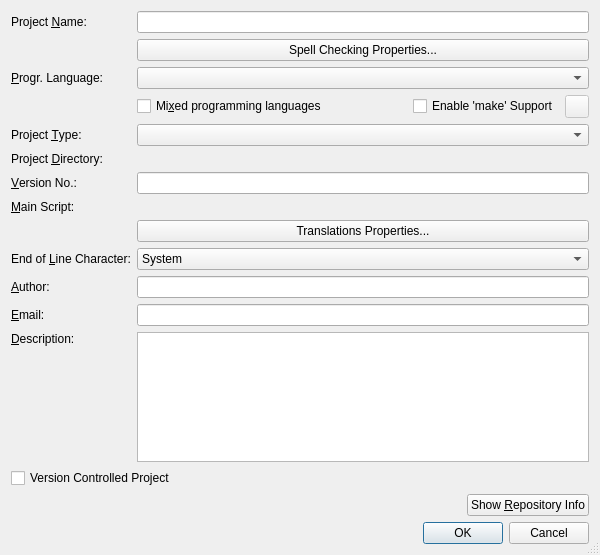
<?xml version="1.0" encoding="UTF-8"?>
<ui version="4.0">
 <class>PropertiesDialog</class>
 <widget class="QDialog" name="PropertiesDialog">
  <property name="geometry">
   <rect>
    <x>0</x>
    <y>0</y>
    <width>600</width>
    <height>555</height>
   </rect>
  </property>
  <property name="maximumSize">
   <size>
    <width>16777215</width>
    <height>16777215</height>
   </size>
  </property>
  <property name="windowTitle">
   <string>Project Properties</string>
  </property>
  <property name="whatsThis">
   <string>&lt;b&gt;Project Properties Dialog&lt;/b&gt;
&lt;p&gt;This dialog is used to show and edit the projects properties.&lt;/p&gt;
&lt;p&gt;If the project is controlled by a version control system, the &quot;Show Repository Info&quot; button displays information about the repository.&lt;/p&gt;</string>
  </property>
  <property name="sizeGripEnabled">
   <bool>true</bool>
  </property>
  <layout class="QVBoxLayout" name="verticalLayout">
   <item>
    <layout class="QGridLayout" name="gridLayout">
     <item row="0" column="0">
      <widget class="QLabel" name="nameLabel">
       <property name="text">
        <string>Project &amp;Name:</string>
       </property>
       <property name="buddy">
        <cstring>nameEdit</cstring>
       </property>
      </widget>
     </item>
     <item row="0" column="1">
      <widget class="QLineEdit" name="nameEdit">
       <property name="toolTip">
        <string>Enter the project name</string>
       </property>
       <property name="whatsThis">
        <string>&lt;b&gt;Project Name&lt;/b&gt;
&lt;p&gt;Enter the project name&lt;/p&gt;</string>
       </property>
      </widget>
     </item>
     <item row="1" column="1">
      <widget class="QPushButton" name="spellPropertiesButton">
       <property name="toolTip">
        <string>Press to edit the spell checking properties</string>
       </property>
       <property name="text">
        <string>Spell Checking Properties...</string>
       </property>
      </widget>
     </item>
     <item row="2" column="0">
      <widget class="QLabel" name="textLabel1">
       <property name="text">
        <string>&amp;Progr. Language:</string>
       </property>
       <property name="buddy">
        <cstring>languageComboBox</cstring>
       </property>
      </widget>
     </item>
     <item row="2" column="1">
      <widget class="QComboBox" name="languageComboBox">
       <property name="toolTip">
        <string>Select the project's programming language</string>
       </property>
      </widget>
     </item>
     <item row="3" column="1">
      <layout class="QHBoxLayout" name="horizontalLayout">
       <item>
        <widget class="QCheckBox" name="mixedLanguageCheckBox">
         <property name="toolTip">
          <string>Select, if the project uses other programming languages as well</string>
         </property>
         <property name="text">
          <string>Mi&amp;xed programming languages</string>
         </property>
         <property name="shortcut">
          <string>Alt+X</string>
         </property>
        </widget>
       </item>
       <item>
        <spacer name="horizontalSpacer">
         <property name="orientation">
          <enum>Qt::Horizontal</enum>
         </property>
         <property name="sizeHint" stdset="0">
          <size>
           <width>40</width>
           <height>20</height>
          </size>
         </property>
        </spacer>
       </item>
       <item>
        <widget class="QCheckBox" name="makeCheckBox">
         <property name="toolTip">
          <string>Select to activate the 'make' support</string>
         </property>
         <property name="text">
          <string>Enable 'make' Support</string>
         </property>
        </widget>
       </item>
       <item>
        <widget class="QToolButton" name="makeButton">
         <property name="enabled">
          <bool>false</bool>
         </property>
         <property name="toolTip">
          <string>Press to open a dialog to enter the 'make' parameters</string>
         </property>
         <property name="text">
          <string/>
         </property>
        </widget>
       </item>
      </layout>
     </item>
     <item row="4" column="0">
      <widget class="QLabel" name="textLabel1_2">
       <property name="text">
        <string>Project &amp;Type:</string>
       </property>
       <property name="buddy">
        <cstring>projectTypeComboBox</cstring>
       </property>
      </widget>
     </item>
     <item row="4" column="1">
      <widget class="QComboBox" name="projectTypeComboBox">
       <property name="toolTip">
        <string>Select the type of the project</string>
       </property>
      </widget>
     </item>
     <item row="5" column="0">
      <widget class="QLabel" name="dirLabel">
       <property name="text">
        <string>Project &amp;Directory:</string>
       </property>
       <property name="buddy">
        <cstring>dirPicker</cstring>
       </property>
      </widget>
     </item>
     <item row="5" column="1">
      <widget class="E5PathPicker" name="dirPicker" native="true">
       <property name="sizePolicy">
        <sizepolicy hsizetype="Expanding" vsizetype="Preferred">
         <horstretch>0</horstretch>
         <verstretch>0</verstretch>
        </sizepolicy>
       </property>
       <property name="focusPolicy">
        <enum>Qt::StrongFocus</enum>
       </property>
       <property name="toolTip">
        <string>Enter the project directory</string>
       </property>
       <property name="whatsThis">
        <string>&lt;b&gt;Project Directory&lt;/b&gt;
&lt;p&gt;Enter the project directory. You may select it
 with a dialog by pressing the button to the right.&lt;/p&gt;</string>
       </property>
      </widget>
     </item>
     <item row="6" column="0">
      <widget class="QLabel" name="versionLabel">
       <property name="text">
        <string>&amp;Version No.:</string>
       </property>
       <property name="buddy">
        <cstring>versionEdit</cstring>
       </property>
      </widget>
     </item>
     <item row="6" column="1">
      <widget class="QLineEdit" name="versionEdit">
       <property name="toolTip">
        <string>Enter the version number</string>
       </property>
       <property name="whatsThis">
        <string>&lt;b&gt;Version No.&lt;/b&gt;
&lt;p&gt;Enter the version no.&lt;/p&gt;</string>
       </property>
      </widget>
     </item>
     <item row="7" column="0">
      <widget class="QLabel" name="mainscriptLabel">
       <property name="text">
        <string>&amp;Main Script:</string>
       </property>
       <property name="buddy">
        <cstring>mainscriptPicker</cstring>
       </property>
      </widget>
     </item>
     <item row="7" column="1">
      <widget class="E5PathPicker" name="mainscriptPicker" native="true">
       <property name="sizePolicy">
        <sizepolicy hsizetype="Expanding" vsizetype="Preferred">
         <horstretch>0</horstretch>
         <verstretch>0</verstretch>
        </sizepolicy>
       </property>
       <property name="focusPolicy">
        <enum>Qt::StrongFocus</enum>
       </property>
       <property name="toolTip">
        <string>Enter the main script</string>
       </property>
       <property name="whatsThis">
        <string>&lt;b&gt;Main Script&lt;/b&gt;
&lt;p&gt;Enter the main script of the project. You may select it
 with a dialog by pressing the button to the right.&lt;/p&gt;</string>
       </property>
      </widget>
     </item>
     <item row="8" column="1">
      <widget class="QPushButton" name="transPropertiesButton">
       <property name="toolTip">
        <string>Press to edit the translations properties</string>
       </property>
       <property name="text">
        <string>Translations Properties...</string>
       </property>
      </widget>
     </item>
     <item row="9" column="0">
      <widget class="QLabel" name="eolLabel">
       <property name="text">
        <string>End of &amp;Line Character:</string>
       </property>
       <property name="buddy">
        <cstring>eolComboBox</cstring>
       </property>
      </widget>
     </item>
     <item row="9" column="1">
      <widget class="QComboBox" name="eolComboBox">
       <property name="toolTip">
        <string>Select the end of line character to be used by the project</string>
       </property>
       <item>
        <property name="text">
         <string>System</string>
        </property>
       </item>
       <item>
        <property name="text">
         <string>Unix</string>
        </property>
       </item>
       <item>
        <property name="text">
         <string>Macintosh</string>
        </property>
       </item>
       <item>
        <property name="text">
         <string>Windows/DOS</string>
        </property>
       </item>
      </widget>
     </item>
     <item row="10" column="0">
      <widget class="QLabel" name="authorLabel">
       <property name="text">
        <string>&amp;Author:</string>
       </property>
       <property name="buddy">
        <cstring>authorEdit</cstring>
       </property>
      </widget>
     </item>
     <item row="10" column="1">
      <widget class="QLineEdit" name="authorEdit">
       <property name="toolTip">
        <string>Enter authors name</string>
       </property>
       <property name="whatsThis">
        <string>&lt;b&gt;Author&lt;/b&gt;
&lt;p&gt;Enter the name of the author.&lt;/p&gt;</string>
       </property>
      </widget>
     </item>
     <item row="11" column="0">
      <widget class="QLabel" name="emailLabel">
       <property name="text">
        <string>&amp;Email:</string>
       </property>
       <property name="buddy">
        <cstring>emailEdit</cstring>
       </property>
      </widget>
     </item>
     <item row="11" column="1">
      <widget class="QLineEdit" name="emailEdit">
       <property name="toolTip">
        <string>Enter authors email</string>
       </property>
       <property name="whatsThis">
        <string>&lt;b&gt;Email&lt;/b&gt;
&lt;p&gt;Enter the email address of the author&lt;/p&gt;</string>
       </property>
      </widget>
     </item>
     <item row="12" column="0">
      <widget class="QLabel" name="descriptionLabel">
       <property name="text">
        <string>&amp;Description:</string>
       </property>
       <property name="alignment">
        <set>Qt::AlignTop</set>
       </property>
       <property name="buddy">
        <cstring>descriptionEdit</cstring>
       </property>
      </widget>
     </item>
     <item row="12" column="1">
      <widget class="QTextEdit" name="descriptionEdit">
       <property name="toolTip">
        <string>Enter description</string>
       </property>
       <property name="whatsThis">
        <string>&lt;b&gt;Description&lt;/b&gt;
&lt;p&gt;Enter a short description for the project.&lt;/p&gt;</string>
       </property>
       <property name="tabChangesFocus">
        <bool>true</bool>
       </property>
       <property name="acceptRichText">
        <bool>false</bool>
       </property>
      </widget>
     </item>
    </layout>
   </item>
   <item>
    <widget class="QCheckBox" name="vcsCheckBox">
     <property name="toolTip">
      <string>Select to create a version controlled project</string>
     </property>
     <property name="text">
      <string>Version Controlled Project</string>
     </property>
    </widget>
   </item>
   <item>
    <layout class="QHBoxLayout" name="_2">
     <item>
      <widget class="QLabel" name="vcsLabel">
       <property name="sizePolicy">
        <sizepolicy hsizetype="MinimumExpanding" vsizetype="Preferred">
         <horstretch>0</horstretch>
         <verstretch>0</verstretch>
        </sizepolicy>
       </property>
       <property name="text">
        <string/>
       </property>
      </widget>
     </item>
     <item>
      <widget class="QPushButton" name="vcsInfoButton">
       <property name="toolTip">
        <string>Press to show information about the repository</string>
       </property>
       <property name="text">
        <string>Show &amp;Repository Info</string>
       </property>
       <property name="shortcut">
        <string>Alt+R</string>
       </property>
      </widget>
     </item>
    </layout>
   </item>
   <item>
    <widget class="QDialogButtonBox" name="buttonBox">
     <property name="orientation">
      <enum>Qt::Horizontal</enum>
     </property>
     <property name="standardButtons">
      <set>QDialogButtonBox::Cancel|QDialogButtonBox::Ok</set>
     </property>
    </widget>
   </item>
  </layout>
 </widget>
 <pixmapfunction>qPixmapFromMimeSource</pixmapfunction>
 <customwidgets>
  <customwidget>
   <class>E5PathPicker</class>
   <extends>QWidget</extends>
   <header>E5Gui/E5PathPicker.h</header>
   <container>1</container>
  </customwidget>
 </customwidgets>
 <tabstops>
  <tabstop>nameEdit</tabstop>
  <tabstop>spellPropertiesButton</tabstop>
  <tabstop>languageComboBox</tabstop>
  <tabstop>mixedLanguageCheckBox</tabstop>
  <tabstop>makeCheckBox</tabstop>
  <tabstop>makeButton</tabstop>
  <tabstop>projectTypeComboBox</tabstop>
  <tabstop>dirPicker</tabstop>
  <tabstop>versionEdit</tabstop>
  <tabstop>mainscriptPicker</tabstop>
  <tabstop>transPropertiesButton</tabstop>
  <tabstop>eolComboBox</tabstop>
  <tabstop>authorEdit</tabstop>
  <tabstop>emailEdit</tabstop>
  <tabstop>descriptionEdit</tabstop>
  <tabstop>vcsCheckBox</tabstop>
  <tabstop>vcsInfoButton</tabstop>
 </tabstops>
 <resources/>
 <connections>
  <connection>
   <sender>buttonBox</sender>
   <signal>accepted()</signal>
   <receiver>PropertiesDialog</receiver>
   <slot>accept()</slot>
   <hints>
    <hint type="sourcelabel">
     <x>66</x>
     <y>545</y>
    </hint>
    <hint type="destinationlabel">
     <x>57</x>
     <y>529</y>
    </hint>
   </hints>
  </connection>
  <connection>
   <sender>buttonBox</sender>
   <signal>rejected()</signal>
   <receiver>PropertiesDialog</receiver>
   <slot>reject()</slot>
   <hints>
    <hint type="sourcelabel">
     <x>152</x>
     <y>545</y>
    </hint>
    <hint type="destinationlabel">
     <x>145</x>
     <y>531</y>
    </hint>
   </hints>
  </connection>
  <connection>
   <sender>makeCheckBox</sender>
   <signal>toggled(bool)</signal>
   <receiver>makeButton</receiver>
   <slot>setEnabled(bool)</slot>
   <hints>
    <hint type="sourcelabel">
     <x>479</x>
     <y>99</y>
    </hint>
    <hint type="destinationlabel">
     <x>579</x>
     <y>101</y>
    </hint>
   </hints>
  </connection>
 </connections>
</ui>
